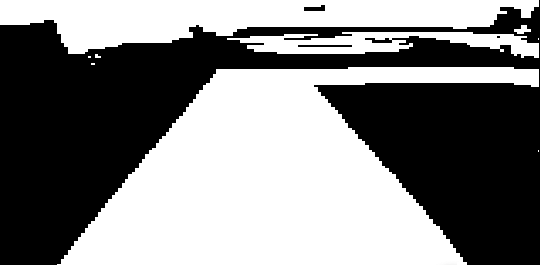
%> input picture 2015.5.25_1.bmp, 540 x 265 px
$ octave Image_1.m   (GNU Octave 9; MATLAB toolbox functions it lacks are replaced by stand-ins)
%> lines starting %> are read from the running program, lines starting %| are printed output that depends on the picture
clc;
clear all;
img_BMP = imread('2015.5.25_1.bmp','bmp');
%> img_BMP is the input picture: size 265x540 uint8; min 0, max 255, mean 130
subplot(2,2,1),imshow(img_BMP);
img_size = size(img_BMP)%显示图像大小
%> img_size = [265 540]
img_Edge = zeros(img_size(1), img_size(2));%边线提取
fuc_EdgeL = zeros(1,img_size(1));          %左边线函数计算
fuc_EdgeR = zeros(1,img_size(1));          %右边线函数计算

img_ReEdge = zeros(img_size(1), img_size(2));%图像复原数组
img_Rebuild = zeros(img_size(1), img_size(2));%图像复原数组

leftJP = uint16(img_size(2)/2);
%> leftJP = 270
rightJP = uint16(leftJP + 1);
%> rightJP = 271

% [8 lines of commented-out code are left out]
sum_point = 0;
offset_j = 0;
new_j = 0;
i = uint16(0);
j = uint16(0);
for i = img_size(1) : -1 : 1
    for j = leftJP : -1 : 1
        if(img_BMP(i,j) == 0 && img_BMP(i,j+1) == 255)
            img_Edge(i,j) = 255;
            img_Edge(i,leftJP) = 100;
            fuc_EdgeL(i) = j ;
            sum_point = sum_point + 1;
            leftJP = uint16(j/8) * 8 + 8*2;
            offset_j = uint16(0.3057 * (double(img_size(1)-i) ^ 1.16));
%             img_ReEdge(i,offset_j) = 255;
            if(40 + j - offset_j > 0)
                new_j = 40 + j - offset_j;
            else
                new_j = 1;
            end
            if(new_j >= 0 && new_j <= img_size(2))
                img_ReEdge(i,new_j) = 255;
            end
            break;
        end
    end
    for j = rightJP : 1 : img_size(2)
        if(img_BMP(i,j) == 0 && img_BMP(i,j-1) == 255)
            img_Edge(i,j) = 255;
            img_Edge(i,rightJP) = 200;
            fuc_EdgeR(i) = img_size(2) - j;
            rightJP = uint16(j/8) * 8 - 8*2;
            offset_j = uint16(0.2934 * (double(img_size(1)-i) ^ 1.169));
%             img_ReEdge(i,offset_j) = 255;
            new_j = j - 220 + offset_j;
            if(new_j >= 0 && new_j <= img_size(2))
                img_ReEdge(i,new_j) = 255;
            end
            break;
        end
    end
end
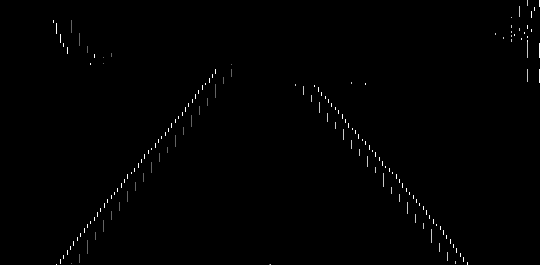
%> img_Edge: size 265x540 double; min 0, max 255, mean 1.4
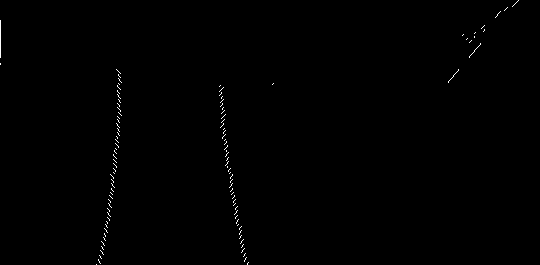
%> img_ReEdge: size 265x540 double; 0.34% white in thin lines or dots
%> after the loop, fuc_EdgeL = 265 values, max 216 at index 70, min 0 at index 1, mean 111.6; fuc_EdgeR = 265 values, max 225 at index 86, min 0 at index 1, mean 102.1; leftJP = 72; new_j = 519; offset_j = 199; rightJP = 528; sum_point = 236
subplot(2,2,2),imshow(img_Edge);
%> after `imshow(img_Edge)`:
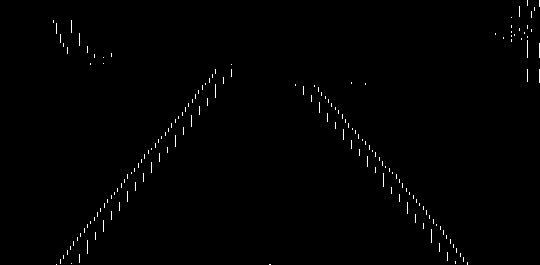
%> displayed picture: size 265x540, on the screen's scale of 0 to 255; 0.67% white in thin lines or dots
subplot(2,2,3),imshow(img_ReEdge);
fuc_EdgeL;
sum_point;
x = 1:1:200;
y = 1:1:200;
for i = 1 : 200
    if( mod(i,3) == 1 )
        y(i) = fuc_EdgeL(1,250-i);
    else
        y(i) = fuc_EdgeR(1,250-i);
    end
end
%> after the loop, y = 200 values, max 225 at index 164, min 0 at index 167, mean 128.7
%cftool
data = uint16(0);
pitch_max = uint16(0.2934 * (double(img_size(1)) ^ 1.169) + 18 );
%> pitch_max = 218
pitch = double(0);
for i = img_size(1) : -1 : 1
    data = uint16(0.2934 * (double(i) ^ 1.169)+0.71)
    pitch = (img_size(2) - data * 2)/img_size(2);
    for j = 1 : uint16(img_size(2)/2)
%         uint16(j*pitch+1)
    img_Rebuild(i,uint16(j*pitch+1)+data) = img_BMP(i,j);
    end
    for j = uint16(img_size(2)/2) : img_size(2)
%         uint16(j*pitch+1)
%> (the run ends here)

$ run again, with 2015.5.20_1.bmp copied over 2015.5.25_1.bmp
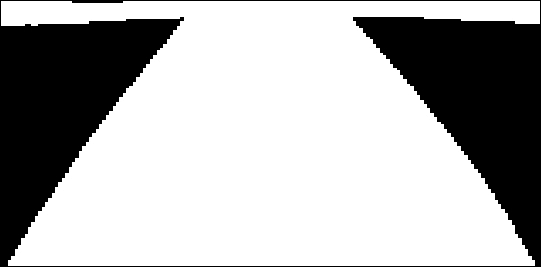
%> input picture 2015.5.20_1.bmp, 541 x 267 px
%> img_BMP is the input picture: size 267x541 uint8; min 0, max 255, mean 175.9
%> after the loop `for i = img_size(1) : -1 : 1`:
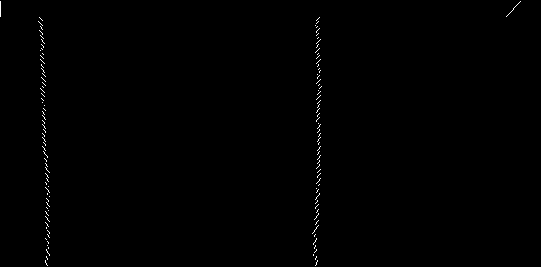
%> img_ReEdge: size 267x541 double; 0.35% white in thin lines or dots
%> after the loop `for i = img_size(1) : -1 : 1`: fuc_EdgeL = 267 values, max 184 at index 18, min 0 at index 1, mean 79.82; fuc_EdgeR = 267 values, max 187 at index 18, min 0 at index 1, mean 78.63; leftJP = 16; new_j = 521; offset_j = 200; rightJP = 528; sum_point = 248
%> `imshow(img_Edge)`:
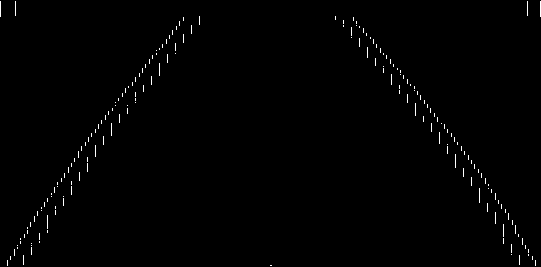
%> displayed picture: size 267x541, on the screen's scale of 0 to 255; 0.7% white in thin lines or dots
%> after the loop `for i = 1 : 200`: y = 200 values, max 160 at index 197, min 0 at index 12, mean 77.74
